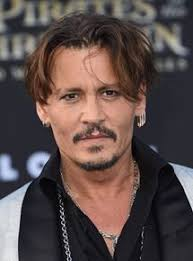
#> input picture example.jpeg, 193 x 261 px
$ python cascade.py   (Python 2 division)
#> lines starting #> are read from the running program, lines starting #| are printed output that depends on the picture; after the words box and inside, x2 and y2 are one past the last pixel; in counts of white or black regions, pixels touching at a corner belong together
import numpy as np
import cv2 as cv

#face_cascade = cv.CascadeClassifier('/usr/local/share/OpenCV/haarcascades/haarcascade_frontalface_default.xml')
#eye_cascade = cv.CascadeClassifier('/usr/local/share/OpenCV/haarcascades/haarcascade_eye.xml')

face_cascade = cv.CascadeClassifier('/usr/share/opencv/haarcascades/haarcascade_frontalface_default.xml')
eye_cascade = cv.CascadeClassifier('/usr/share/opencv/haarcascades/haarcascade_eye.xml')


img = cv.imread('example.jpeg')
#> img is the input picture: shape (261, 193, 3); mean B, G, R 73.2, 75.4, 90.4
gray = cv.cvtColor(img, cv.COLOR_BGR2GRAY)
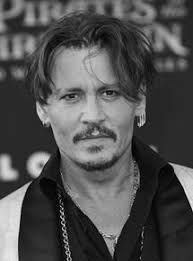
#> gray: shape (261, 193); min 0, max 237, mean 79.6

faces = face_cascade.detectMultiScale(gray, 1.3, 5)
#> faces = [[35, 52, 114, 114]]
print faces
#| [[ 35  52 114 114]]
for (x,y,w,h) in faces:
    cv.rectangle(img,(x,y),(x+w,y+h),(255,0,0),2)
    roi_gray = gray[y:y+h, x:x+w]
    roi_color = img[y:y+h, x:x+w]
    eyes = eye_cascade.detectMultiScale(roi_gray)
    for (ex,ey,ew,eh) in eyes:
        cv.rectangle(roi_color,(ex,ey),(ex+ew,ey+eh),(0,255,0),2)
#> this loop made 1 pass
#> (x, y, w, h, eyes) on pass 1: (35, 52, 114, 114, [[58, 29, 26, 26], [24, 32, 24, 24]])
#> pass 1, `roi_gray = gray[y:y+h, x:x+w]`:
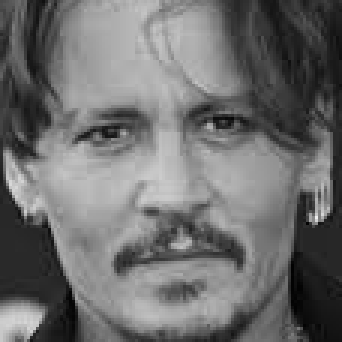
#> roi_gray: shape (114, 114) (shown 3 times larger); min 2, max 237, mean 110
#> pass 1, `roi_color = img[y:y+h, x:x+w]`:
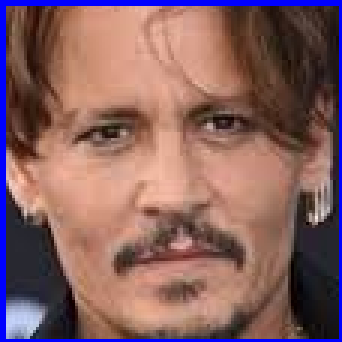
#> roi_color: shape (114, 114, 3) (shown 3 times larger); mean B, G, R 96.8, 96.7, 133.4
#> after the loop:
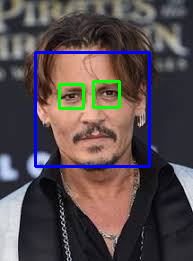
#> img: shape (261, 193, 3); 3.88% of pixels changed, all inside (x1, y1, x2, y2) = (34, 51, 151, 168)
#> after the loop:
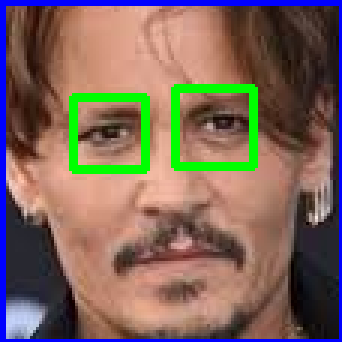
#> roi_color: shape (114, 114, 3) (shown 3 times larger); 4.56% of pixels changed, all inside (x1, y1, x2, y2) = (23, 28, 86, 58)
cv.imshow('img',img)
cv.waitKey(0)
cv.destroyAllWindows()
